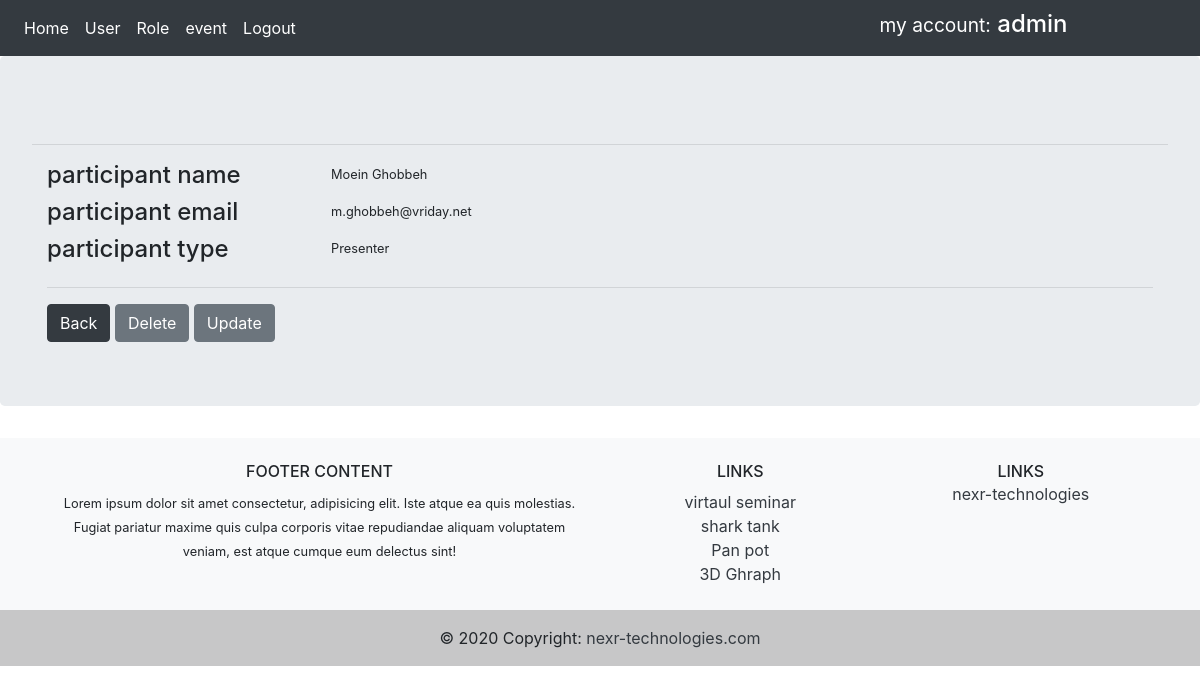
Screenshot of /participantDetail/1/1 (signed in) with the database file from the repository.
### app/models.py (models this page shows, shortened)
class User(db.Model, UserMixin):
    id = db.Column(db.Integer, primary_key=True)
    username = db.Column(db.String(30), unique=True, nullable=False)
    email = db.Column(db.String(60), unique=True, nullable=False)
    password = db.Column(db.String(60), nullable=False)
    events = db.relationship('Event', backref='eventowner', lazy=True)
    roles = db.relationship('Role', backref='roleuser', lazy=True)

class Participant(db.Model):
    id = db.Column(db.Integer, primary_key=True)
    name = db.Column(db.String(25), nullable=True)
    email = db.Column(db.String(50), nullable=False)
    event_id = db.Column(db.Integer, db.ForeignKey('event.id'), nullable=False)
    Participanttypes_id = db.Column(db.Integer, db.ForeignKey('participanttypes.id'), nullable=False)
    unique_id = db.Column(db.Integer, nullable=False)

class Participanttypes(db.Model):
    id = db.Column(db.Integer, primary_key=True)
    type = db.Column(db.String, nullable=False)
    parti = db.relationship(
        'Participant', backref='ParticipantTypes_id', lazy=True)

### app/routes.py (the view)
@app.route('/participantDetail/<int:participant_id>/<int:event_id>', methods=['GET', 'POST'])
@login_required
def participantDetail(participant_id, event_id):
    participant = Participant.query.filter_by(
        id=participant_id, event_id=event_id).first()
    return render_template('participantdetail.html', form=participant, participant_id=participant_id, event_id=event_id)

### app/models.py (called while the page is built)
@login_manager.user_loader
def load_user(user_id):
    return User.query.get(int(user_id))

### app/templates/participantdetail.html (shortened to what this page needs)
{% extends 'base.html' %}
{% block content %}
<div class="container">
    <div class="row">
        <div class="col-12">
        </div>
    </div>
</div>
<hr />
<form action="" method="POST">
    <div class="container">
        <div class="row">
            <div class="col-3">
                <h4> participant name </h4>
            </div>
            <div class="col-3">
                <small>{{ form.name }} </small>
            </div>
        </div>
        <div class="row">
            <div class="col-3">
                <h4> participant email </h4>
            </div>
            <div class="col-3">
                <small>{{ form.email }} </small>
            </div>
        </div>
        <div class="row">
            <div class="col-3">
                <h4> participant type </h4>
            </div>
            <div class="col-3">
                <small>{{ form.ParticipantTypes_id.type }} </small>
            </div>
        </div>
        <hr />
        {% if current_user.username == 'admin' %}
            <a href="{{ url_for('participant', event_id=event_id) }}" class="btn btn-dark">Back</a>
            <a href="{{ url_for('participant_delete', participant_id=form.id) }}" class="btn btn-secondary">Delete</a>
            <a href="{{ url_for('participant_update', participant_id=form.id, event_id=event_id) }}" class="btn btn-secondary">Update</a>
        {% endif %}
    </div>
</form>
{% endblock %}

### app/templates/include/navbar.html
<nav class="navbar navbar-expand-lg navbar-dark bg-dark">
    <div class="navbar-nav">
        <a class="nav-item nav-link active" href="{{ url_for('home') }}">Home</a>
        {% if current_user.is_authenticated %}
        <a class="nav-item nav-link active" href="{{ url_for('users') }}">User</a>
        <a class="nav-item nav-link active" href="{{ url_for('rolename') }}">Role</a>
        <a class="nav-item nav-link active" href="{{ url_for('event') }}">event</a>
        <a class="nav-item nav-link active" href="{{ url_for('logout') }}">Logout</a>
        {% else %}
        <a class="nav-item nav-link active" href="{{ url_for('login') }}">Login</a>
        {% endif %}
    </div>
    <div class="col-md-8 text-right">
        <h4 class="text-white bg-dark">  <small class="text-white bg-dark"> my account:</small> {{ current_user.username }}</h4>
    </div>
</nav>

### rows the page displays
User: username "admin"
Participant: name "Moein Ghobbeh", email "m.ghobbeh@vriday.net"
Participanttypes: ParticipantTypes_id.type "Presenter"
